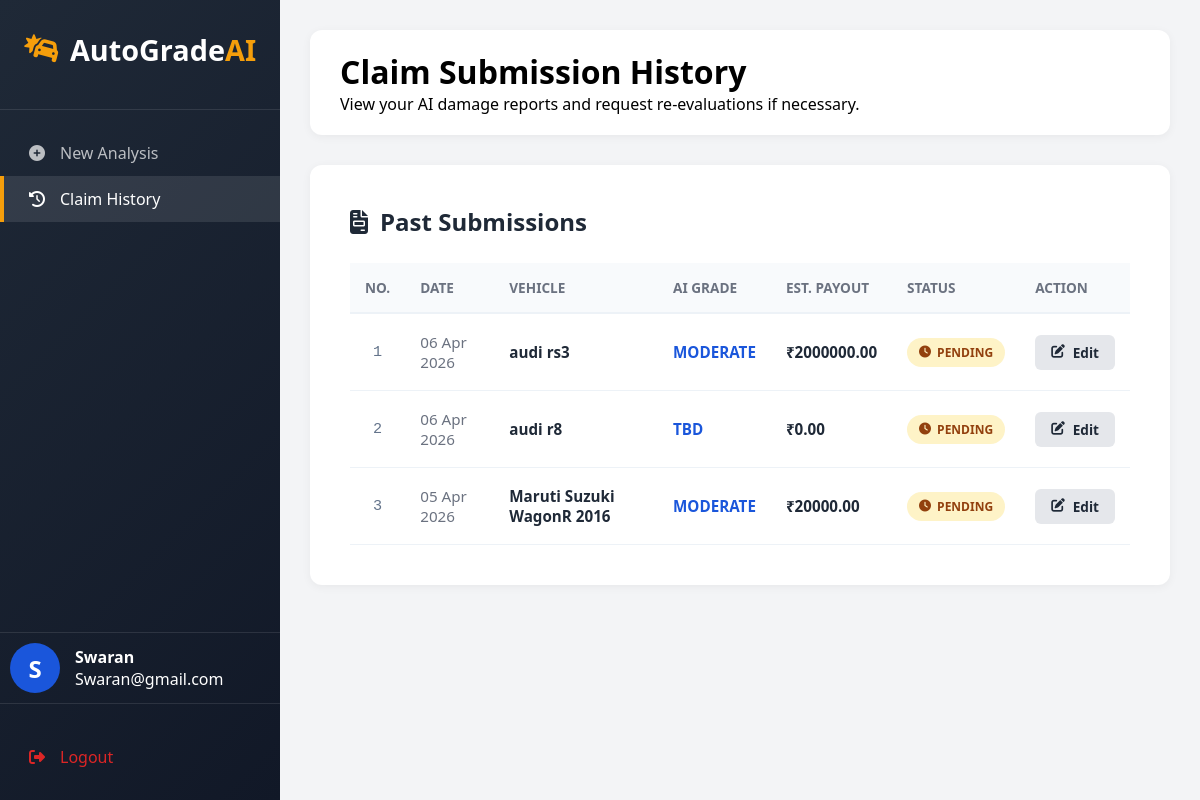
The app's page /claim-history/ (signed in) with its own data.
### my_admin/models.py (models this page shows)
class DamageAnalysis(models.Model):
    user = models.ForeignKey(User, on_delete=models.CASCADE, related_name='claims')
    agent = models.ForeignKey(User, on_delete=models.SET_NULL, null=True, blank=True, related_name='tasks')
    damage_level = models.CharField(max_length=20, default='TBD')
    total_damage_factor = models.FloatField(default=0.0)
    detected_parts = models.CharField(max_length=255, null=True, blank=True)
    car_details = models.CharField(max_length=100)
    status = models.CharField(max_length=20, default='Pending')  # Pending, Approved, Appealed, Escalated
    market_value = models.DecimalField(max_digits=12, decimal_places=2, default=0)
    estimated_claim = models.DecimalField(max_digits=12, decimal_places=2, default=0)
    minor_coeff = models.FloatField(default=0.025)
    moderate_coeff = models.FloatField(default=0.05)
    major_coeff = models.FloatField(default=0.1)
    agent_comment = models.TextField(null=True, blank=True)
    user_appeal_reason = models.TextField(null=True, blank=True)
    appeal_count = models.IntegerField(default=0)
    created_at = models.DateTimeField(auto_now_add=True)
    updated_at = models.DateTimeField(auto_now=True)

### my_admin/views.py (the view)
# urls.py: path('claim-history/', views.claim_history, name='claim_history'),
@login_required
def claim_history(request):
    my_claims = DamageAnalysis.objects.filter(user=request.user).order_by('-updated_at')
    return render(request, "ClaimHistory.html", {'claims': my_claims})

### my_admin/templates/ClaimHistory.html (shortened to what this page needs)
<!DOCTYPE html>
<html lang="en">
<head>
    <link rel="stylesheet" href="https://cdnjs.cloudflare.com/ajax/libs/font-awesome/6.4.0/css/all.min.css">
</head>
<body>
    <div class="sidebar">
        <div class="sidebar-header">
            <div class="logo"><i class="fas fa-car-crash"></i><span>AutoGrade<span>AI</span></span></div>
        </div>
        <div class="nav-menu">
            <a href="{% url 'admin_dashboard' %}" class="nav-item">
                <i class="fas fa-plus-circle"></i><span>New Analysis</span>
            </a>
            <a href="{% url 'claim_history' %}" class="nav-item active">
                <i class="fas fa-history"></i><span>Claim History</span>
            </a>
        </div>
        <div class="sidebar-footer">
            <div class="user-info">
                <div class="user-avatar">{{ user.first_name|slice:":1" }}</div>
                <div class="user-details">
                <h4>{{ user.first_name }}</h4>
                <p>{{ user.email }}</p>
                </div>
            </div>
            <a href="{% url 'my_logout' %}" class="nav-item" style="color: var(--danger); margin-top: 30px;">
                <i class="fas fa-sign-out-alt"></i><span>Logout</span>
            </a>
        </div>
    </div>
    <div class="main-content">
        <div class="top-bar">
            <h1>Claim Submission History</h1>
            <p>View your AI damage reports and request re-evaluations if necessary.</p>
        </div>
        <div class="history-section">
            <h2 class="section-title"><i class="fas fa-file-invoice"></i> Past Submissions</h2>
            <table>
                <thead>
                    <tr>
                        <th style="text-align: center;">NO.</th>
                        <th>Date</th>
                        <th>Vehicle</th>
                        <th>AI Grade</th>
                        <th>Est. Payout</th>
                        <th>Status</th>
                        <th>Action</th>
                    </tr>
                </thead>
                <tbody>
                    {% for claim in claims %}
                    <tr>
                        <td style="padding: 10px; color: #64748b; font-family: monospace;text-align: center;">
                            {{ forloop.counter }}
                        </td>
                        <td style="color: var(--gray);">{{ claim.updated_at|date:"d M Y" }}</td>
                        <td style="font-weight: 700;">{{ claim.car_details }}</td>
                        <td><strong style="color: var(--primary);">{{ claim.damage_level|upper }}</strong></td>
                        <td style="font-weight: 700;">₹{{ claim.estimated_claim|floatformat:2 }}</td>
                        <td>
                            {% if claim.status == 'Pending' %}
                                <span class="badge badge-pending"><i class="fas fa-clock"></i> PENDING</span>
                            {% elif claim.status == 'Approved' %}
                                <span class="badge badge-success" style="background:#dcfce7; color:#166534;"><i class="fas fa-check-circle"></i> APPROVED</span>
                            {% elif claim.status == 'Escalated' %}
                                <span class="badge badge-danger" style="background:#fee2e2; color:#991b1b;"><i class="fas fa-gavel"></i> ESCALATED</span>
                            {% else %}
                                <span class="badge badge-appealed" style="background:#e0e7ff; color:#3730a3;"><i class="fas fa-sync"></i> {{ claim.status|upper }}</span>
                            {% endif %}
                        </td>
                        <td>
                            {% if claim.status == 'Pending' %}
                                <a href="{% url 'user_edit_claim' claim.id %}" class="btn-action btn-edit">
                                    <i class="fas fa-edit"></i> Edit
                                </a>
                            {% elif claim.appeal_count >= 2 and claim.status != 'Approved' %}
                                <a href="{% url 'claim_details' claim.id %}" class="btn-action" style="background: var(--danger); color:white;">
                                    <i class="fas fa-exclamation-triangle"></i> Escalate
                                </a>
                            {% else %}
                                <a href="{% url 'claim_details' claim.id %}" class="btn-action btn-view">
                                    <i class="fas fa-eye"></i> View & Appeal
                                </a>
                            {% endif %}
                        </td>
                    </tr>
                    {% empty %}
                    <tr>
                        <td colspan="6" style="padding: 60px; text-align: center; color: var(--gray);">
                            <p>No claims found in your history.</p>
                        </td>
                    </tr>
                    {% endfor %}
                </tbody>
            </table>
        </div>
    </div>
</body>
</html>

### my_admin/templates/ClaimHistory.html (style rules this page uses)
* { margin: 0; padding: 0; box-sizing: border-box; font-family: 'Segoe UI', Tahoma, Geneva, Verdana, sans-serif; }
:root { --primary: #1a56db; --primary-dark: #1e429f; --secondary: #f59e0b; --dark: #1f2937; --light: #f9fafb; --gray: #6b7280; --danger: #dc2626; --success: #10b981; --transition: all 0.3s ease; }
body { background-color: #f3f4f6; display: flex; min-height: 100vh; }
.sidebar { width: 280px; background: linear-gradient(135deg, var(--dark) 0%, #111827 100%); color: white; position: fixed; height: 100vh; z-index: 100; display: flex; flex-direction: column; }
.sidebar-footer { padding-bottom: 20px; border-top: 1px solid rgba(255,255,255,0.1); margin-top: auto; }
.sidebar-header { padding: 30px 20px; text-align: center; border-bottom: 1px solid rgba(255,255,255,0.1); }
.sidebar-header .logo { display: flex; align-items: center; justify-content: center; gap: 10px; font-size: 1.8rem; font-weight: 700; color: white; margin-bottom: 10px; }
.sidebar-header .logo i { color: var(--secondary); }
.sidebar-header .logo span span { color: var(--secondary); }
.user-info { padding: 10px; display: flex; align-items: center; gap: 15px; border-bottom: 1px solid rgba(255,255,255,0.1); }
.user-avatar { width: 50px; height: 50px; background: var(--primary); border-radius: 50%; display: flex; align-items: center; justify-content: center; font-size: 1.5rem; font-weight: 600; color: white; text-transform: uppercase; }
.nav-menu { padding: 20px 0; flex-grow: 1; }
.nav-item { padding: 12px 25px; display: flex; align-items: center; gap: 15px; color: rgba(255,255,255,0.7); text-decoration: none; transition: var(--transition); border-left: 4px solid transparent; }
.nav-item:hover, .nav-item.active { background: rgba(255,255,255,0.1); color: white; border-left-color: var(--secondary); }
.main-content { flex: 1; margin-left: 280px; padding: 30px; }
.top-bar { background: white; border-radius: 12px; padding: 20px 30px; margin-bottom: 30px; box-shadow: 0 2px 10px rgba(0,0,0,0.05); }
.history-section { background: white; border-radius: 12px; padding: 40px; box-shadow: 0 2px 10px rgba(0,0,0,0.05); }
.section-title { margin-bottom: 25px; display: flex; align-items: center; gap: 12px; color: var(--dark); }
table { width: 100%; border-collapse: collapse; }
th { text-align: left; padding: 15px; background-color: #f8fafc; color: var(--gray); font-size: 0.85rem; text-transform: uppercase; border-bottom: 2px solid #edf2f7; }
td { padding: 18px 15px; border-bottom: 1px solid #edf2f7; color: var(--dark); font-size: 0.95rem; }
.badge { padding: 6px 12px; border-radius: 20px; font-size: 0.75rem; font-weight: 700; display: inline-flex; align-items: center; gap: 6px; }
.badge-pending { background: #fef3c7; color: #92400e; }
.btn-action { padding: 8px 16px; border-radius: 6px; text-decoration: none; font-weight: 600; font-size: 0.85rem; transition: var(--transition); display: inline-flex; align-items: center; gap: 8px; }
.btn-edit { background: #e5e7eb; color: var(--dark); }

### records on screen
DamageAnalysis: updated_at "06 Apr 2026", car_details "audi rs3", damage_level "MODERATE", estimated_claim "2000000.00", status "Pending" (drawn)
DamageAnalysis: updated_at "06 Apr 2026", car_details "audi r8", damage_level "TBD", estimated_claim "0.00", status "Pending" (drawn)
DamageAnalysis: updated_at "05 Apr 2026", car_details "Maruti Suzuki WagonR 2016", damage_level "MODERATE", estimated_claim "20000.00", status "Pending" (drawn)

### other values on screen
{{ user.first_name|slice:":1" }} "S"
{{ user.first_name }} "Swaran"
{{ user.email }} "Swaran@gmail.com"
